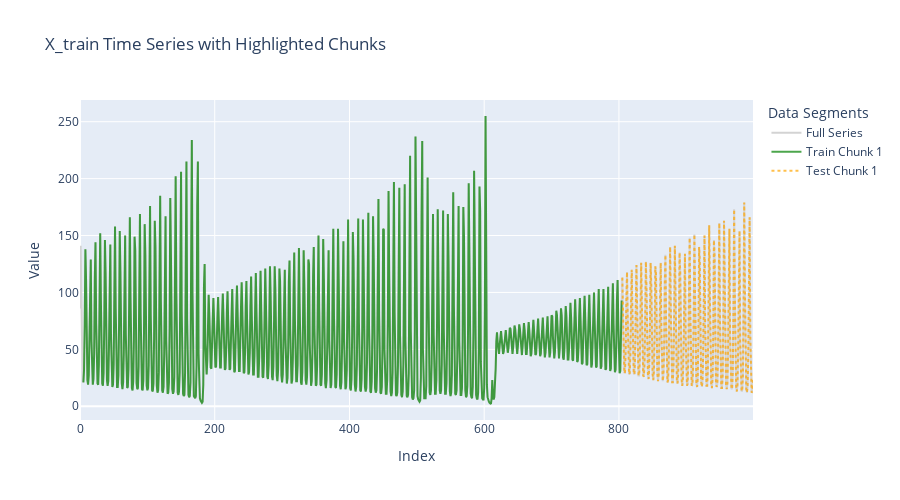

This figure's notebook cell:
### Markdown cell above
# Examples
Here follow some examples of how you can split the data into training and testing and visualising what that looks like. More extensive documentation can be found as comments above the function definition of 'train_test_split_lagged' in the file 'timeseries_split.py'.

### Code cell
# One big split
n_lags = 5 # Number of steps looking back
lagged_df = create_lagged_features(series, n_lags)

# Parameters for splitting percentage
train_size = 0.8

# Get the chunks (train/test pairs)
splits = train_test_split_lagged(lagged_df, train_size)

plot_lagged_chunks(series, splits, n_lags=n_lags, stride = 0)

### Figure 1 — Plotly figure (JSON) as saved in the notebook; plotly's stock layout.template omitted (floating-point values rounded to 4 significant figures; data arrays with more than 128 entries replaced by an {"elided": "..."} marker saying what was removed)
{"data": [{"line": {"color": "lightgray"}, "mode": "lines", "name": "Full Series", "type": "scatter", "x": {"elided": "1000 int values"}, "y": {"elided": "1000 int values"}}, {"line": {"color": "green", "width": 2}, "mode": "lines", "name": "Train Chunk 1", "opacity": 0.7, "type": "scatter", "x": {"elided": "800 int values"}, "y": {"elided": "800 int values"}}, {"line": {"color": "orange", "dash": "dot", "width": 2}, "mode": "lines", "name": "Test Chunk 1", "opacity": 0.7, "type": "scatter", "x": {"elided": "200 int values"}, "y": {"elided": "195 int values"}}], "layout": {"height": 500, "legend": {"title": {"text": "Data Segments"}}, "title": {"text": "X_train Time Series with Highlighted Chunks"}, "xaxis": {"title": {"text": "Index"}}, "yaxis": {"title": {"text": "Value"}}}}
